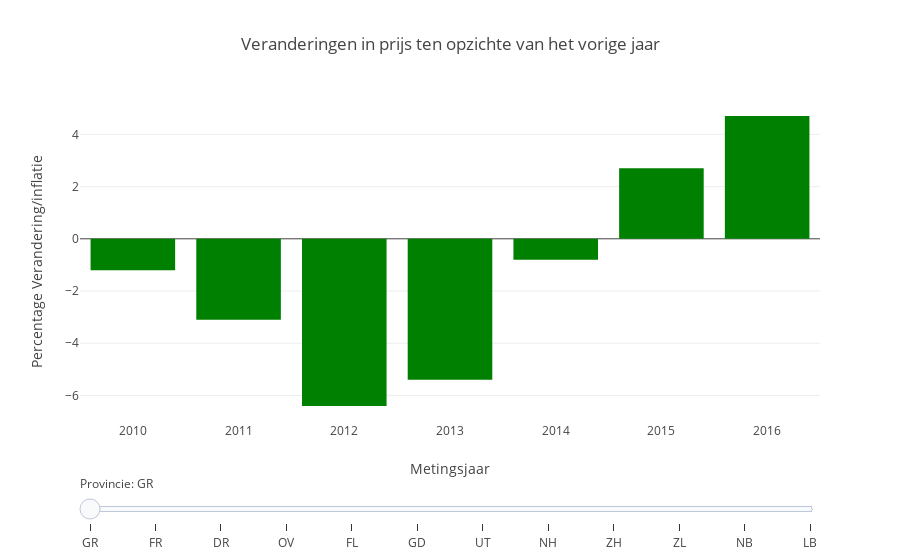

The code cell stored with this chart in its notebook:
### Code cell
# Visualisatie 1 opgesplitst per provincie

# Select province data only
uf_years_provinces = df_clean_years.loc[df_clean_years['region'] != 'Nederland']

uf_years_provinces.head(n=10)

# Interactieve Multi-Bar graph prijsverandering per jaar en inflatiepercentage per jaar, per provincie
provincies = list(['Groningen (PV)', 'Friesland (PV)', 'Drenthe (PV)', 'Overijssel (PV)', 'Flevoland (PV)', 
                  'Gelderland (PV)', 'Utrecht (PV)', 'Noord-Holland (PV)', 'Zuid-Holland (PV)', 'Zeeland (PV)', 
                  'Noord-Brabant (PV)', 'Limburg (PV)'])
provincies_afkortingen_label = list(['GR', 'FR', 'DR','OV', 'FL', 'GD', 'UT', 'NH', 'ZH', 'ZL', 'NB', 'LB'])
provincie_prijs_graphs = []
provincie_sold_graphs = []

# Maak alle bar sets aan voor voor de grafiek en maak ze onzichtbaar 
for prov in provincies:
    provincie_prijs_trace = go.Bar(
        x=uf_years_provinces[uf_years_provinces['region'] == prov]['period'],
        y=uf_years_provinces[uf_years_provinces['region'] == prov]['change%_price_year'],
        name='Verandering prijs',
        visible=False,
        marker = dict(color='green')
    )
    provincie_sold_trace = go.Bar(
        x=uf_years_provinces[uf_years_provinces['region'] == prov]['period'],
        y=uf_years_provinces[uf_years_provinces['region'] == prov]['change%_sold_year'],
        name='Verandering aantal verkochte huizen',
        visible=False,
        marker = dict(color='green')
    )
    provincie_prijs_graphs.append(provincie_prijs_trace)
    provincie_sold_graphs.append(provincie_sold_trace)

groep_data_price = provincie_prijs_graphs
groep_data_sold = provincie_sold_graphs

# Maak de default data zichtbaar bij eerste afbeelding grafiek
groep_data_price[0]['visible'] = True
groep_data_sold[0]['visible'] = True

# Maak de keuze slider aan
provincie = []
for item in range(0, len(groep_data_price)):
    step = dict(
        method = 'restyle',
#        label='{}'.format(provincies_label[item]),
        label='{}'.format(provincies_afkortingen_label[item]),
        args = ['visible', [False] * (len(groep_data_price))],
    )
    step['args'][1][item] = True # Toggle i'th trace to "visible"
    #step['args'][1][item+1] = True # Toggle i'th trace to "visible"
    provincie.append(step)

sliders = [dict(
    active = 0,
    currentvalue = {"prefix": "Provincie: "},
    pad = {"t": 50},
    steps = provincie
)]

# Maak de layout van de grafiek
groep_layout_price = go.Layout(title = 'Veranderingen in prijs ten opzichte van het vorige jaar',
              xaxis={'title':'Metingsjaar'},
              yaxis={'title':'Percentage Verandering/inflatie'},
    barmode='group',
    sliders=sliders                     
)

groep_fig_price = go.Figure(data=groep_data_price, layout=groep_layout_price)
iplot(groep_fig_price)

### Figure 1 — Plotly figure (JSON) as saved in the notebook; plotly's stock layout.template omitted (floating-point values rounded to 4 significant figures)
{"data": [{"marker": {"color": "green"}, "name": "Verandering prijs", "type": "bar", "uid": "f70fbd4c-8493-4463-bd8f-be168645230c", "visible": true, "x": ["2010", "2011", "2012", "2013", "2014", "2015", "2016"], "y": [-1.2, -3.1, -6.4, -5.4, -0.8, 2.7, 4.7]}, {"marker": {"color": "green"}, "name": "Verandering prijs", "type": "bar", "uid": "8dddbd8c-b3e6-4405-bd72-1b45e7c0df9f", "visible": false, "x": ["2010", "2011", "2012", "2013", "2014", "2015", "2016"], "y": [-0.6, -4.3, -6.4, -7.2, -1.2, 2, 3.9]}, {"marker": {"color": "green"}, "name": "Verandering prijs", "type": "bar", "uid": "693ccc0d-4e3e-4841-99c3-af932fe31764", "visible": false, "x": ["2010", "2011", "2012", "2013", "2014", "2015", "2016"], "y": [-2.1, -2.7, -5.7, -7.3, -0.2, 1.6, 2.1]}, {"marker": {"color": "green"}, "name": "Verandering prijs", "type": "bar", "uid": "4f12564b-44f9-4c64-bc0c-5fdd3fd421d5", "visible": false, "x": ["2010", "2011", "2012", "2013", "2014", "2015", "2016"], "y": [-1.9, -2.9, -5.1, -6.4, 0.6, 0.9, 3.9]}, {"marker": {"color": "green"}, "name": "Verandering prijs", "type": "bar", "uid": "7c244af1-fdbf-4392-8252-374b22f732e1", "visible": false, "x": ["2010", "2011", "2012", "2013", "2014", "2015", "2016"], "y": [-2.7, -2.7, -5.3, -5.1, 0.9, 1.4, 4.8]}, {"marker": {"color": "green"}, "name": "Verandering prijs", "type": "bar", "uid": "f7f529f9-f5ed-43d8-8df1-777f951cd52c", "visible": false, "x": ["2010", "2011", "2012", "2013", "2014", "2015", "2016"], "y": [-2.1, -3.2, -6.9, -6.9, -0.3, 2, 3.5]}, {"marker": {"color": "green"}, "name": "Verandering prijs", "type": "bar", "uid": "31c56ae7-2ec8-46fe-ae42-17974031a28d", "visible": false, "x": ["2010", "2011", "2012", "2013", "2014", "2015", "2016"], "y": [-2.3, -2.5, -6.6, -6.6, 1.9, 3.9, 6.3]}, {"marker": {"color": "green"}, "name": "Verandering prijs", "type": "bar", "uid": "76ae13f9-0dc5-4a6f-a584-56caa5c27be8", "visible": false, "x": ["2010", "2011", "2012", "2013", "2014", "2015", "2016"], "y": [-2.8, -1.3, -6.4, -7.1, 2.7, 5.3, 8.2]}, {"marker": {"color": "green"}, "name": "Verandering prijs", "type": "bar", "uid": "e407e97f-b7c4-4a72-afec-012f8c106d8e", "visible": false, "x": ["2010", "2011", "2012", "2013", "2014", "2015", "2016"], "y": [-2.2, -1.7, -6.4, -6.1, 1.2, 3, 5.2]}, {"marker": {"color": "green"}, "name": "Verandering prijs", "type": "bar", "uid": "49416fd8-b024-4244-addb-845557017b40", "visible": false, "x": ["2010", "2011", "2012", "2013", "2014", "2015", "2016"], "y": [-2.1, -1, -5.2, -2.7, -1, 0.4, 2.4]}, {"marker": {"color": "green"}, "name": "Verandering prijs", "type": "bar", "uid": "87ce6ab3-0fb4-4fd8-954d-2795e2a03f8c", "visible": false, "x": ["2010", "2011", "2012", "2013", "2014", "2015", "2016"], "y": [-2.4, -3.2, -7.2, -7.3, 0.4, 2.3, 3.9]}, {"marker": {"color": "green"}, "name": "Verandering prijs", "type": "bar", "uid": "3a5f5999-b2b2-46f5-9224-302ca0e56f40", "visible": false, "x": ["2010", "2011", "2012", "2013", "2014", "2015", "2016"], "y": [-2.3, -2.2, -6.1, -5.9, 1.2, 1.9, 4.1]}], "layout": {"barmode": "group", "sliders": [{"active": 0, "currentvalue": {"prefix": "Provincie: "}, "pad": {"t": 50}, "steps": [{"args": ["visible", [true, false, false, false, false, false, false, false, false, false, false, false]], "label": "GR", "method": "restyle"}, {"args": ["visible", [false, true, false, false, false, false, false, false, false, false, false, false]], "label": "FR", "method": "restyle"}, {"args": ["visible", [false, false, true, false, false, false, false, false, false, false, false, false]], "label": "DR", "method": "restyle"}, {"args": ["visible", [false, false, false, true, false, false, false, false, false, false, false, false]], "label": "OV", "method": "restyle"}, {"args": ["visible", [false, false, false, false, true, false, false, false, false, false, false, false]], "label": "FL", "method": "restyle"}, {"args": ["visible", [false, false, false, false, false, true, false, false, false, false, false, false]], "label": "GD", "method": "restyle"}, {"args": ["visible", [false, false, false, false, false, false, true, false, false, false, false, false]], "label": "UT", "method": "restyle"}, {"args": ["visible", [false, false, false, false, false, false, false, true, false, false, false, false]], "label": "NH", "method": "restyle"}, {"args": ["visible", [false, false, false, false, false, false, false, false, true, false, false, false]], "label": "ZH", "method": "restyle"}, {"args": ["visible", [false, false, false, false, false, false, false, false, false, true, false, false]], "label": "ZL", "method": "restyle"}, {"args": ["visible", [false, false, false, false, false, false, false, false, false, false, true, false]], "label": "NB", "method": "restyle"}, {"args": ["visible", [false, false, false, false, false, false, false, false, false, false, false, true]], "label": "LB", "method": "restyle"}]}], "title": {"text": "Veranderingen in prijs ten opzichte van het vorige jaar"}, "xaxis": {"title": {"text": "Metingsjaar"}}, "yaxis": {"title": {"text": "Percentage Verandering/inflatie"}}}}
